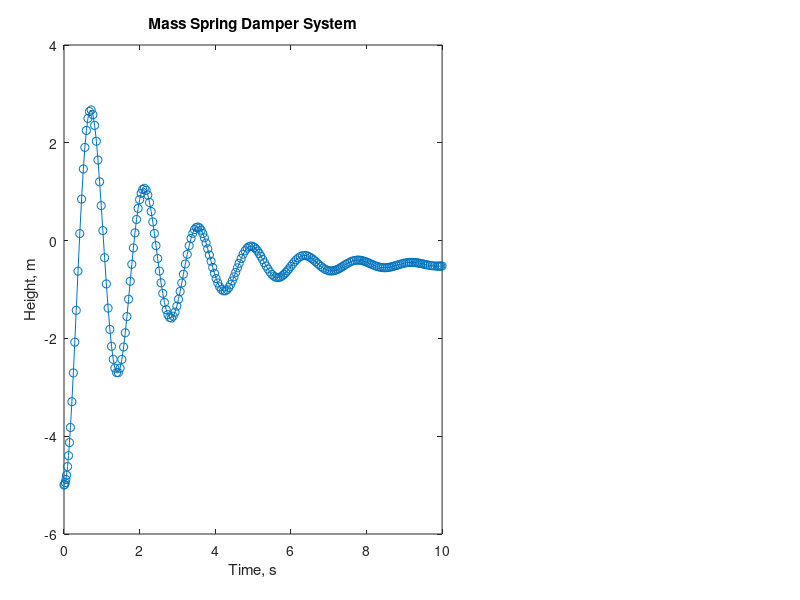

Source code (MATLAB): (Note: this script raises an error after producing the figure.)
function mass_spring_ode(m,k,c)
% function mass_spring_ode(mass,kstiff,nudamp)
%   Testing out Matlab's ODE functions with a mass on a spring

close all
if nargin == 0,
    m = 5; %kg
    k = 100; 
    c = 5;
end
tspan = [0 10];
g = -9.81; %acceleration due to gravity
y0 = -5;
dy0 = 0;
yf = 0;
[t,y] = ode45(@f ,tspan, [y0 dy0]);
dt = t(2)-t(1);


figure(1)
hx1 = subplot(1,2,1);
ax1 = plot(t,y(:,1),'-o');
pBoxR = get(hx1,'plotboxaspectratio')
outPos = get(hx1,'outerposition')
outPos(3) = outPos(3) + 0.1;
outPos(1) = outPos(1) - 0.05;
set(hx1,'outerposition',outPos)
plotpos1 = get(hx1,'position');
plotpos1(3) = plotpos1(3)+0.05;
set(hx1,'position',plotpos1)
xlabel('Time, s')
ylabel('Height, m')
title('Mass Spring Damper System')
ysym(hx1);
ylim1 = ylim;
grid on

N = length(t);
% figure
hx2 = subplot(1,2,2);
plotpos2 = get(hx2,'position');
plotpos2(3) = 0.05;
plotpos2(1) = plotpos1(1) + plotpos1(3) + 0.2;
set(hx2,'position',plotpos2);
for i=1:N,
    ax2 = stem(hx2,0,y(i,1));
    xlim([-1 1])
    set(hx2,'XTickLabel',[])
    set(hx2,'YTickLabel',[])
    title('Animation')
    ylim(ylim1)
    pause(dt)
end


    function dydt = f(t,y)
        dydt = [y(2); - (k/m)*y(1) - (c/m)*y(2) + g];
    end
end

